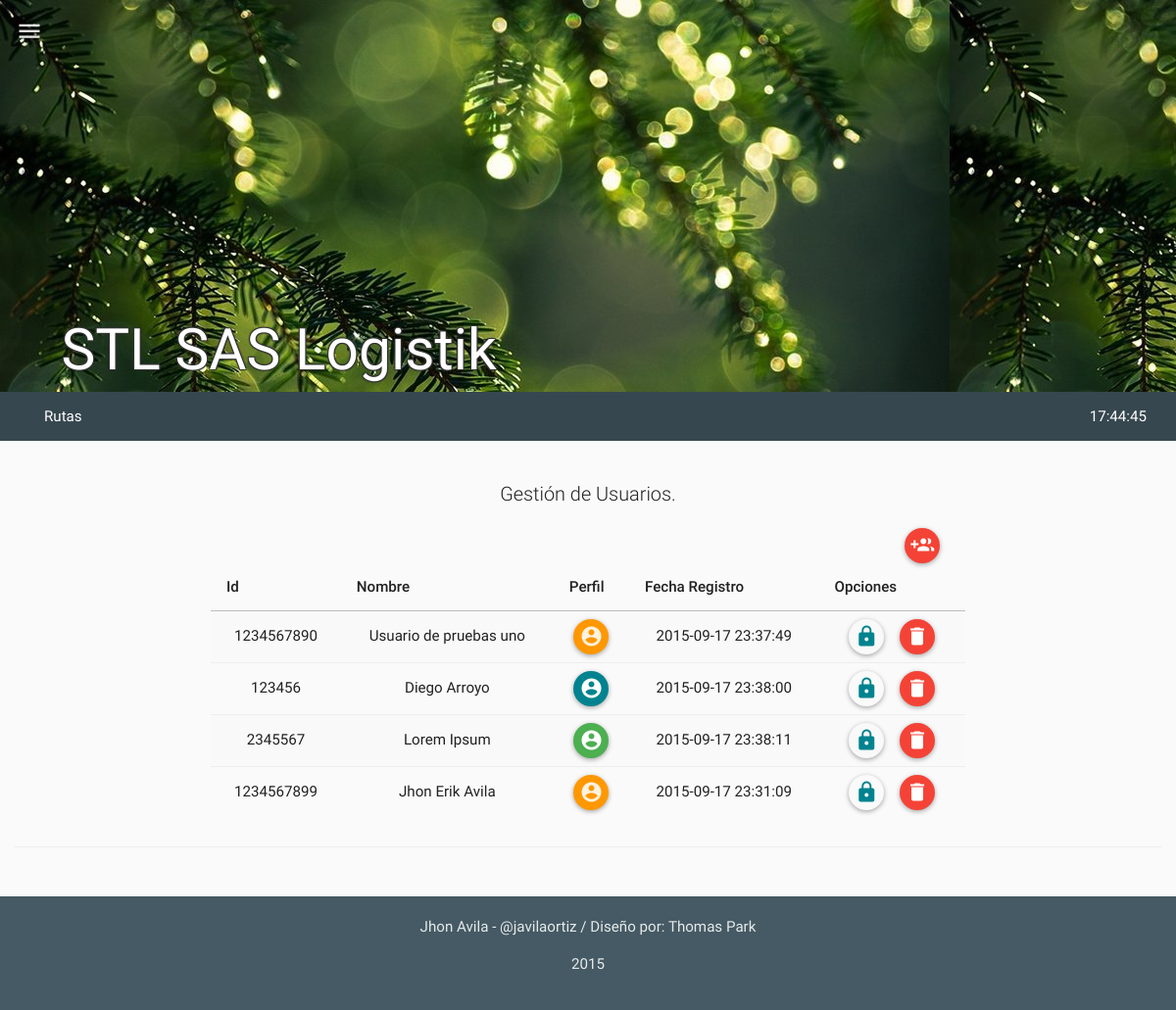
The app's page /mods/users/users.php (signed in), older data.
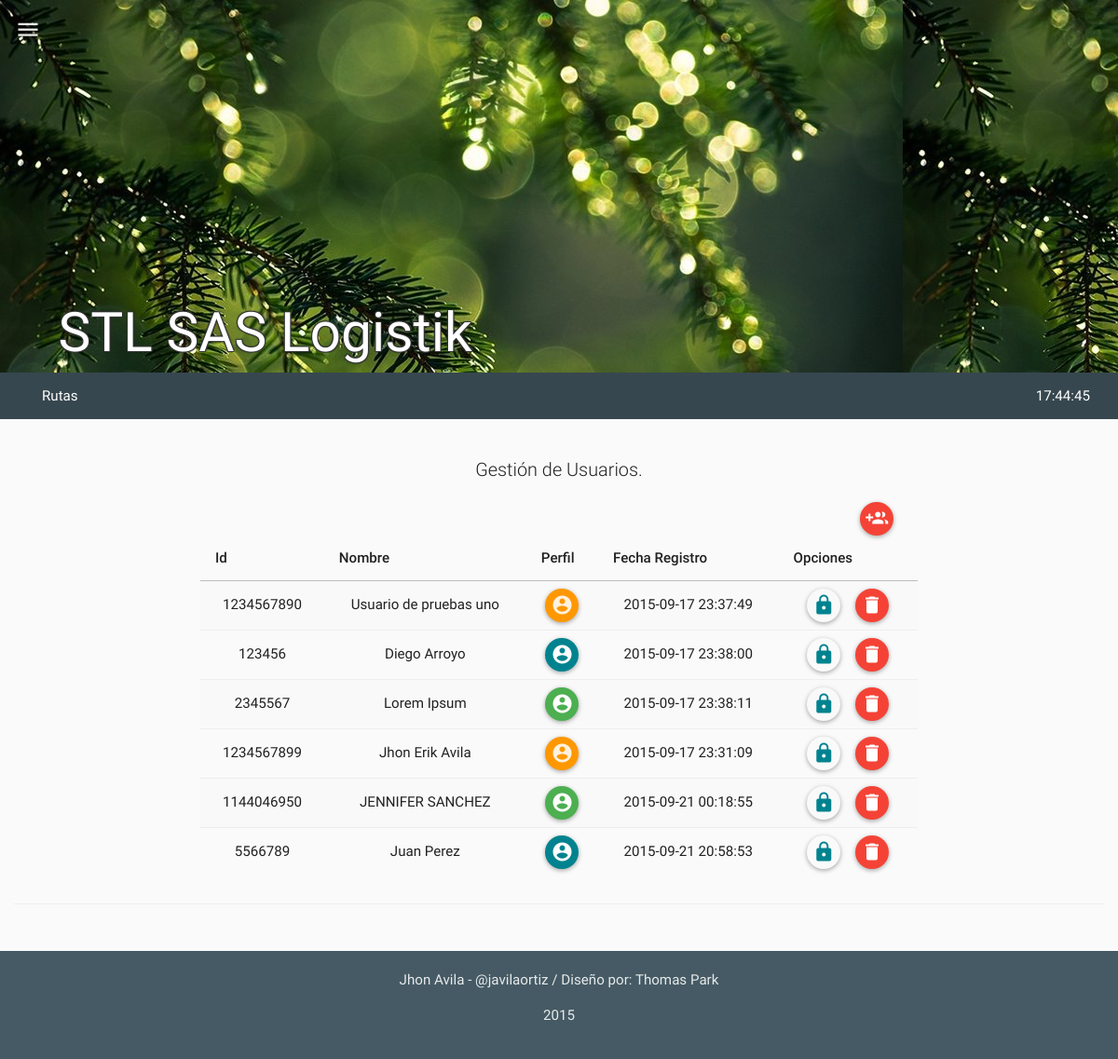
The same page, newer data.
### tables this page shows
CREATE TABLE IF NOT EXISTS `tbl_modulos` (
  `mo_id` int(11) NOT NULL,
  `mo_nombre` varchar(30) NOT NULL,
  `mo_ruta` varchar(60) NOT NULL,
  `mo_descripcion` varchar(180) NOT NULL,
  `mo_timestamp` timestamp NOT NULL DEFAULT CURRENT_TIMESTAMP ON UPDATE CURRENT_TIMESTAMP,
  `mo_created` int(11) NOT NULL,
  `mo_estado` int(11) NOT NULL
);

CREATE TABLE IF NOT EXISTS `tbl_usuarios` (
  `us_id` int(11) NOT NULL,
  `us_cc` bigint(20) NOT NULL,
  `us_tipo` int(11) NOT NULL,
  `us_nombre` varchar(50) NOT NULL,
  `us_usuario` varchar(20) NOT NULL,
  `us_clave` varchar(60) NOT NULL,
  `us_timestamp` timestamp NOT NULL DEFAULT CURRENT_TIMESTAMP ON UPDATE CURRENT_TIMESTAMP,
  `us_created` int(11) NOT NULL,
  `us_estado` int(11) NOT NULL
);

### php/usuarios.php (the view, shortened to what this page needs)
<?php
class usuarios{
  function get_usuarios(){
    $rt = new route();
    if(isset($_SESSION["ses_id"])){
      $qry='SELECT * FROM tbl_usuarios AS U
            INNER JOIN tbl_per_x_usu AS PxU ON PxU.pxu_us_id = U.us_id
            INNER JOIN tbl_permisos AS P ON P.pe_id = PxU.pxu_pe_id
            WHERE U.us_estado=1;';
      $res = mysql_query($qry);
      $item =" ";
      $script ="<script>$(document).ready(function(){";
      while($row_res = mysql_fetch_assoc($res)) {
        switch ($row_res['pe_permiso']) {
          case 1:
              $icon='<a href="#" class="btn btn-floating-mini btn-warning" title="'.$row_res['pe_descripcion'].'" data-ripple-centered=""><i class="md md-account-circle"></i></a>';
            break;
          case 2:
              $icon='<a href="#" class="btn btn-floating-mini btn-primary" title="'.$row_res['pe_descripcion'].'" data-ripple-centered=""><i class="md md-account-circle"></i></a>';
            break;
          case 3:
              $icon='<a href="#" class="btn btn-floating-mini btn-success" title="'.$row_res['pe_descripcion'].'" data-ripple-centered=""><i class="md md-account-circle"></i></a>';
            break;
        }
        $fn =
        $item.='
              <tr>
                <td>'.$row_res["us_cc"].'</td>
                <td>'.$row_res["us_nombre"].'</td>
                <td>'.$icon.'</td>
                <td>'.$row_res["us_timestamp"].'</td>
                <td>
                  <div id="edt-button" style="display:none" onClick="load_modal('.$row_res["us_id"].', '.$row_res["pe_permiso"].');" class="btn btn-raised btn-primary" title="Permisos"><i class="md md-label"></i> Permisos </div>
                  <div onClick="cambiar_clave('.$row_res["us_id"].')" class="btn btn-floating-mini btn-link" data-ripple-centered="" title="Cambiar Clave"><i class="md md-https"></i></div>
                  <div id="del-button" onClick="borrar_usuario('.$row_res["us_id"].', this)" class="btn btn-floating-mini btn-danger" title="Borrar"><i class="md md-delete"></i> </div>
                </td>
              </tr>
        ';
        $script.='';
      }
      $script.='});</script>';
    }
    else{$rt->routing($rt->path("login"));}
    $html='
          <table class="table table-striped table-hover ">
            <thead>
              <tr>
                <th>Id</th>
                <th>Nombre</th>
                <th>Perfil</th>
                <th>Fecha Registro</th>
                <th>Opciones</th>
              </tr>
            </thead>
            <tbody>
              '.$item.'
            </tbody>
          </table>
    ';
    return $script.$html;
  }
}
?>

### php/app_menu.php (shortened to what this page needs)
<?php
class app_menu{
  function build_menu(){
    $rt = new route();
    if(isset($_SESSION["ses_id"])){
      $qry='SELECT * FROM tbl_modulos AS M
            INNER JOIN tbl_usuarios AS U
            INNER JOIN tbl_permisos AS P
            INNER JOIN tbl_per_x_usu AS PxU
            INNER JOIN tbl_permisos_x_modulo AS PxM
            WHERE M.mo_id = PxM.pxm_mo_id
            AND PxM.pxm_pe_id = P.pe_id
            AND P.pe_id = PxU.pxu_pe_id
            AND PxU.pxu_us_id = U.us_id
            AND U.us_id = '.$_SESSION["ses_id"];
      $res = mysql_query($qry);
      $menuitem =" ";
      $script ="<script>$(document).ready(function(){";
      while($row_res = mysql_fetch_assoc($res)) {
        $menuitem.='<li><a href="#" id="'.$row_res['mo_nombre'].'" class="">'.$row_res['mo_descripcion'].'</a></li>';
        $script.='$("#'.$row_res['mo_nombre'].'").on("click", function(){$(location).attr("href","'.$row_res['mo_ruta'].'"); });';
      }
      $script.='});</script>';
    }
    else{$rt->routing($rt->path("login"));}
    $html='
            <nav class="navbar navbar-inverse">
              <div class="container-fluid">
                <div class="navbar-header">
                  <button type="button" class="navbar-toggle collapsed" data-toggle="collapse" data-target="#bs-example-navbar-collapse-2">
                    <span class="sr-only">Toggle navigation</span>
                    <span class="icon-bar"></span>
                    <span class="icon-bar"></span>
                    <span class="icon-bar"></span>
                  </button>
                </div>
                <div class="collapse navbar-collapse" id="bs-example-navbar-collapse-2">
                  <ul class="nav navbar-nav">
                  '.$menuitem.'
                  </ul>
                  <ul class="nav navbar-nav navbar-right">
                    <li><a href="#" id="reloj">fecha / hora</a></li>
                  </ul>
                </div>
              </div>
            </nav>
    ';
    return $script.$html;
  }
}
?>

Row changes from the older to the newer data that the page shows:
added tbl_usuarios: us_cc "1144046950", us_nombre "JENNIFER SANCHEZ", us_timestamp "2015-09-21 00:18:55"
added tbl_usuarios: us_cc "5566789", us_nombre "Juan Perez", us_timestamp "2015-09-21 20:58:53"
